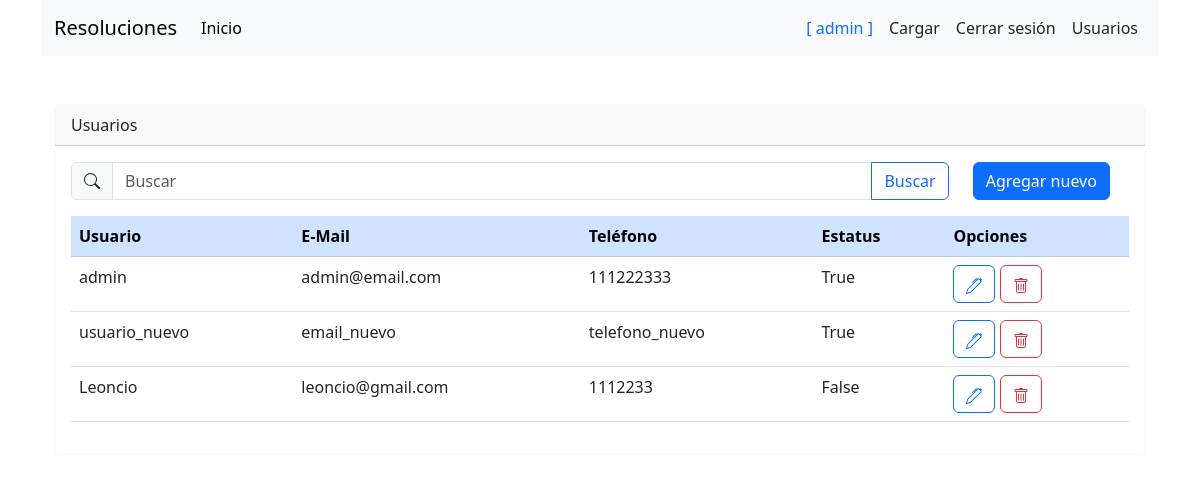
The app's page /usuarios (signed in) with its own data.
### app.py (models this page shows)
class Usuario(db.Model, UserMixin):
	id = db.Column(db.Integer, primary_key=True)
	usuario = db.Column(db.String(15))
	password = db.Column(db.String(40))
	email = db.Column(db.String(80))
	telefono = db.Column(db.String(20))
	estatus = db.Column(db.Boolean)

### app.py (the view)
@app.route('/usuarios', methods=['GET', 'POST'])
@login_required
def usuarios():
	if current_user.usuario == "admin":
		usuarios = Usuario.query.all()
		return render_template('usuario-listar.html', usuarios=usuarios)
	else:
		return render_template('usuario-aviso.html')

### app.py (called while the page is built)
@login_manager.user_loader
def load_user(id):
	return Usuario.query.filter_by(id=id).first()

### templates/usuario-listar.html (shortened to what this page needs)
<!DOCTYPE html>
{% extends 'base.html' %}
{% block header %}
	{% include 'navbar.html' %}
{% endblock header %}
{% block main %}
	<div class="container">
		<div class="card border-light mb-3 mt-5">
			<div class="card-header">Usuarios</div>
			<div class="card-body">
				<div class="row">
					<div class="col col-10">
						<form method="get">
							<div class="input-group flex-nowrap">
								<span class="input-group-text">
								</span>
								<input type="text" class="form-control" name="buscar" value="{{ buscar }}" placeholder="Buscar">
								<button class="btn btn-outline-primary">Buscar</button>
							</div>
						</form>
					</div>
					<div class="col col-2">
						<a class="btn btn-primary" href="{{ url_for('usuario_nuevo') }}">Agregar nuevo</a>
					</div>
				</div>
				<div class="table-responsive mt-3">
					<table class="table">
						<thead class="table-primary">
							<tr>
								<th>Usuario</th>
								<th>E-Mail</th>
								<th>Teléfono</th>
								<th>Estatus</th>
								<th>Opciones</th>
							</tr>
						</thead>
						<tbody>
							{% for usuario in usuarios %}
							<tr>
								<td>{{ usuario.usuario }}</td>
								<td>{{ usuario.email }}</td>
								<td>{{ usuario.telefono }}</td>
								<td>{{ usuario.estatus }}</td>
								<td>
									<a class="btn btn-outline-primary" href="{{ url_for('usuarios_editar', id=usuario.id) }}"
										role="button">
									</a>
									<a class="btn btn-outline-danger" href="{{ url_for('usuarios_eliminar', id=usuario.id) }}"
										role="button">
									</a>
								</td>
							</tr>
							{% endfor %}
						</tbody>
					</table>
				</div>
			</div>
		</div>
	</div>
{% endblock main %}

### templates/base.html (shortened to what this page needs)
<!DOCTYPE html>
<html lang="en">
<head>
    <link href="https://cdn.jsdelivr.net/npm/bootstrap@5.3.0/dist/css/bootstrap.min.css"
		  rel="stylesheet">
</head>
<body>
    <div class="container">
        {% block header %}{% endblock %}
        {% block main %}{% endblock %}
    </div>
</body>
</html>

### templates/navbar.html (shortened to what this page needs)
<nav class="navbar navbar-expand-lg bg-body-tertiary">
	<div class="container-fluid">
		<a class="navbar-brand" href="#">Resoluciones</a>
		<div class="collapse navbar-collapse" id="navbarSupportedContent">
			<ul class="navbar-nav me-auto mb-2 mb-lg-0">
				<li class="nav-item">
					<a class="nav-link active" aria-current="page" href="{{ url_for('home') }}">Inicio</a>
				</li>
 			</ul>
			<ul class="navbar-nav">
				{% if current_user.is_authenticated %}
					<li class="nav-item">
						<a class="nav-link link-dark px-2 disabled text-primary" href="#">[ {{ current_user.usuario }} ]</a>
					</li>
					<li class="nav-item"><a href="{{ url_for('cargaresol') }}" class="nav-link link-dark px-2">Cargar</a></li>
					<li class="nav-item"><a href="{{ url_for('logout') }}" class="nav-link link-dark px-2">Cerrar sesión</a></li>
				{% else %}
					<li class="nav-item"><a href="{{ url_for('login') }}" class="nav-link link-dark px-2">Iniciar sesión</a></li>
				{% endif %}
				<li class="nav-item"><a href="{{ url_for('usuarios') }}" class="nav-link link-dark px-2">Usuarios</a></li>
			</ul>
		</div>
	</div>
</nav>

### records on screen
Usuario: usuario "admin", email "admin@email.com", telefono "111222333", estatus "True"
Usuario: usuario "usuario_nuevo", email "email_nuevo", telefono "telefono_nuevo", estatus "True"
Usuario: usuario "Leoncio", email "leoncio@gmail.com", telefono "1112233", estatus "False"
